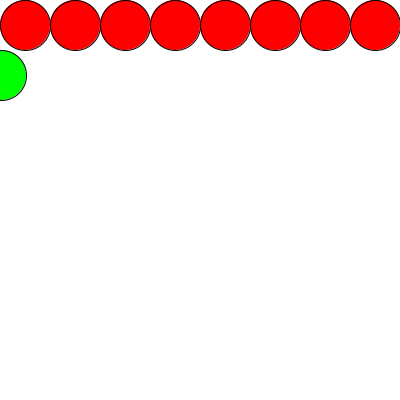
Frame 1 (no input)
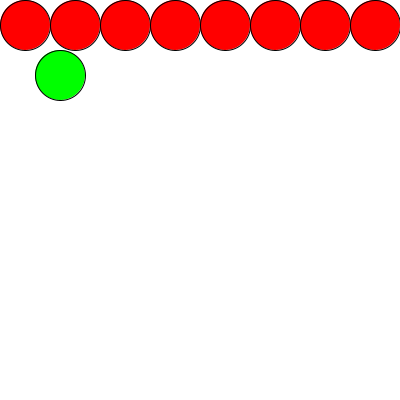
Frame 60 (the mouse pressed at the canvas centre just before this capture)
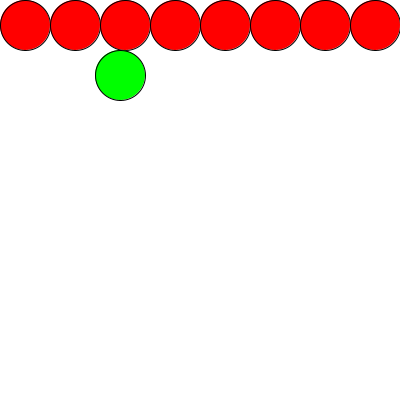
Frame 120 (the mouse held since frame 60 and released just before this capture)

The Processing sketch that drew these frames (run headless with seeded random() and noise(); from frame 60 on, the mouse is pressed at the canvas centre):

// Processing sketch: w08_circles
// ── w08_circles.pde
void setup() {
  size(400, 400);
}
int movingX = 0;
int movingY = 75;
int radius = 50;
void draw() {
  fill(255, 0 , 0);
  background(255);
  circleRow(0, 400, 25, 50);
  fill(0,255,0);
  movingX ++;
  if (movingY >= 400){
    movingY = 100;}
  if (movingX > 400){
    movingX = 0;
    movingY += radius;
    
  
  }

  circle(movingX, movingY, radius);
}
void circleRow(int startX, int endX, int y, int d){
  int numCircles = (endX - startX)/d;
  int x = 25;
  while (numCircles > 0){
    circle(x, y, d);
    x = x + d;
    numCircles --;
  }
  
  
}
